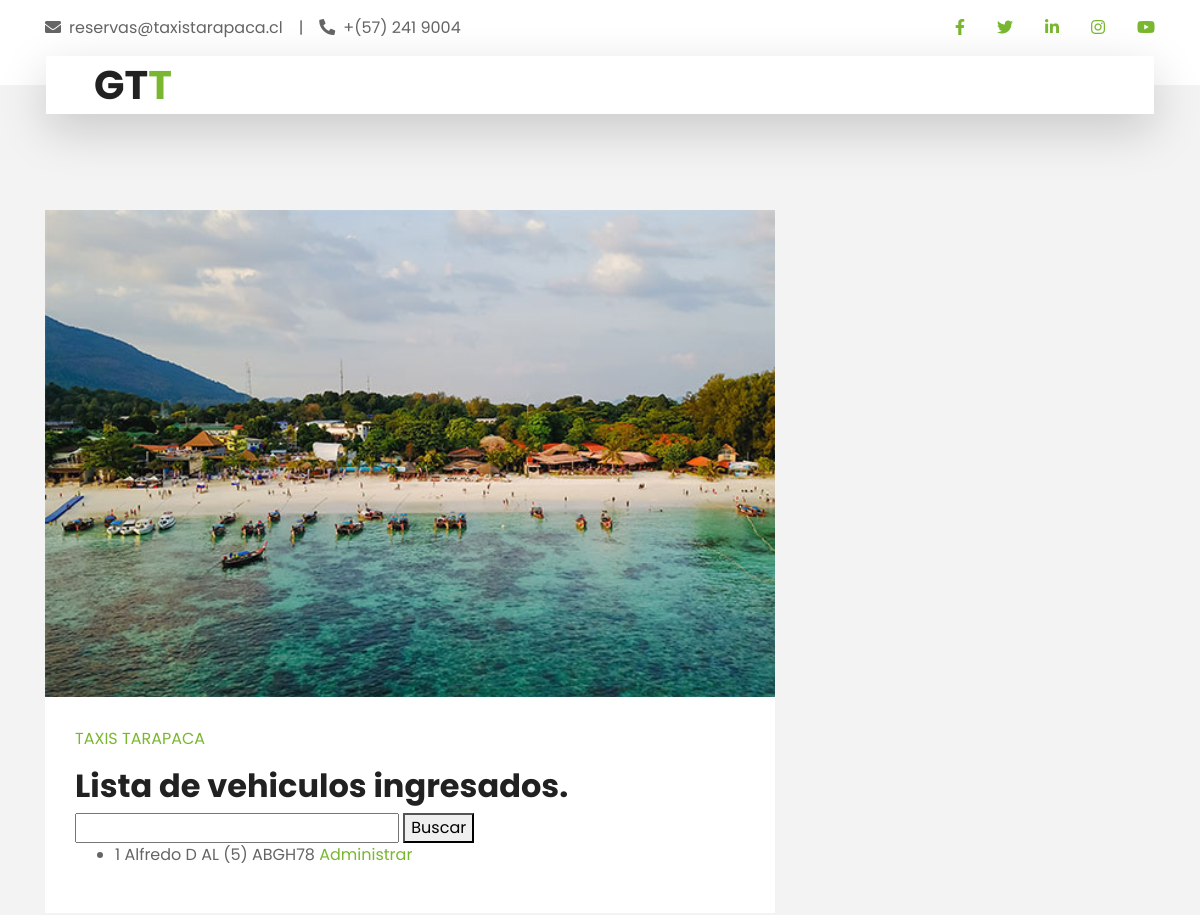
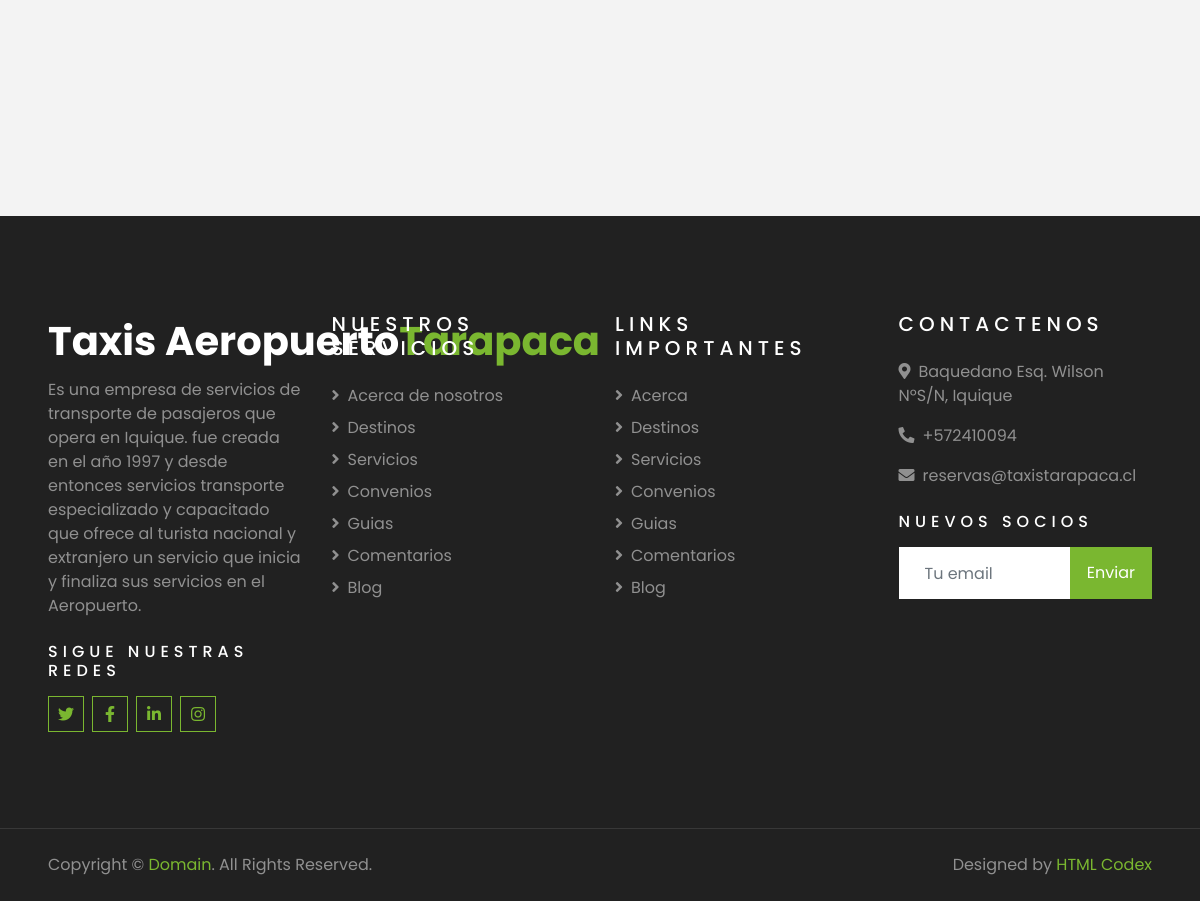
The page /es/scr_bveh/ (signed in) on the database its author committed (2 pictures, top to bottom).
### Gestion_viajes/models.py (models this page shows)
class Vehiculo(models.Model):
    id = models.AutoField(primary_key=True,unique=True)
    conductor = models.ForeignKey(Taxista,on_delete=models.SET_NULL,null=True,blank=True,default=None)
    patente = models.CharField(max_length=6,null=True,blank=True)
    estado = models.IntegerField(null=True,blank=True)
    deleted_at = models.DateTimeField(null=True,blank=True)
    created_at = models.DateTimeField(null=True,blank=True)

class Taxista(models.Model):
    id = models.AutoField(primary_key=True,unique=True)
    nombre = models.CharField(max_length=54,null=True,blank=True)
    apellido_p = models.CharField(max_length=54,null=True,blank=True)
    apellido_m = models.CharField(max_length=54,null=True,blank=True)
    genero = models.CharField(max_length=54,null=True,blank=True)
    secretaria_encargada = models.ForeignKey(Secretaria,on_delete=models.SET_NULL,null=True,blank=True,default=None)
    run = models.IntegerField(null=True,blank=True)
    dv = models.CharField(max_length=1,null=True,blank=True)
    estado = models.IntegerField(null=True,blank=True)
    deleted_at = models.DateTimeField(null=True,blank=True)
    created_at = models.DateTimeField(null=True,blank=True)
    def __str__(self):
        return self.nombre + ' ' + self.apellido_p + ' ' + self.apellido_m + ' ' + '(' + str(self.id) + ')'

### Gestion_viajes/views.py (the view, shortened to what this page needs)
# urls.py: path("scr_bveh/",views.scr_buscar_vehiculos,name='scr_buscar_vehiculos'),
def scr_buscar_vehiculos(request):
    usuario = request.session.get('user',None)
    if usuario is not None:
        if request.method == "GET":
            form = BusquedaVehiculoForm(request.GET)
            vehiculos = None
            context = {'form':form}
            if form.is_valid():
                try:
                    busqueda = form.cleaned_data['busqueda'].lower()
                except:
                    busqueda = form.cleaned_data['busqueda']
                try:
                    vehiculos = Vehiculo.objects.filter(id=busqueda)
                    context = {'form':form,'vehiculos':vehiculos}
                except:
                    vehiculos = None
                if vehiculos is None:
                    try:
                        vehiculos = Vehiculo.objects.filter(conductor__nombre__icontains=busqueda)
                        context = {'form':form,'vehiculos':vehiculos}
                    except:
                        vehiculos = None
                if vehiculos is None:
                    try:
                        vehiculos = Vehiculo.objects.filter(deleted_at=None)
                        context = {'form':form,'vehiculos':vehiculos}
                    except:
                        vehiculos = None
                return render(request,'Gestion_viajes/scr_admin_vehiculos.html',context)
            else:
                form = VehiculoForm()
                return render(request, 'registrar_vehiculo.html', {'form': form})
        else:
            form = VehiculoForm()
            return render(request, 'registrar_vehiculo.html', {'form': form})
    else:
        return render(request,'Gestion_viajes/err_frb.hmtl')

### Gestion_viajes/forms.py
class BusquedaVehiculoForm(forms.Form):
    busqueda = forms.CharField(label='Buscar Tarifa', max_length=100, required=False)

### Taxis_tarapaca/templates/Gestion_viajes/scr_admin_vehiculos.html (shortened to what this page needs)
{% extends "secretarias_page.html" %}
{% load cms_tags %}
{% block content %}
    <div class="taxistas-lista">
        <h2>Lista de vehiculos ingresados.</h2>
        <form method="get" action="{% url 'scr_buscar_vehiculos' %}">
            {{ form.busqueda }}
            <button type="submit">Buscar</button>
        </form>
        {% if vehiculos %}
            <ul>
                {% for vehiculo in vehiculos %}
                    <li>{{ vehiculo.id }} {{ vehiculo.conductor }} {{ vehiculo.patente }}
                        <a href = "{% url 'scr_ver_datos_vehiculo' id_vehiculo=vehiculo.id %}">Administrar</a>
                    </li>
                {% endfor %}
            </ul>
        {% else %}
            <p>No hay vehiculos registrados.</p>
        {% endif %}
    </div>
{% endblock content %}

### rows shown on the page
Vehiculo: id "1", conductor "Alfredo D AL (5)", patente "ABGH78"
